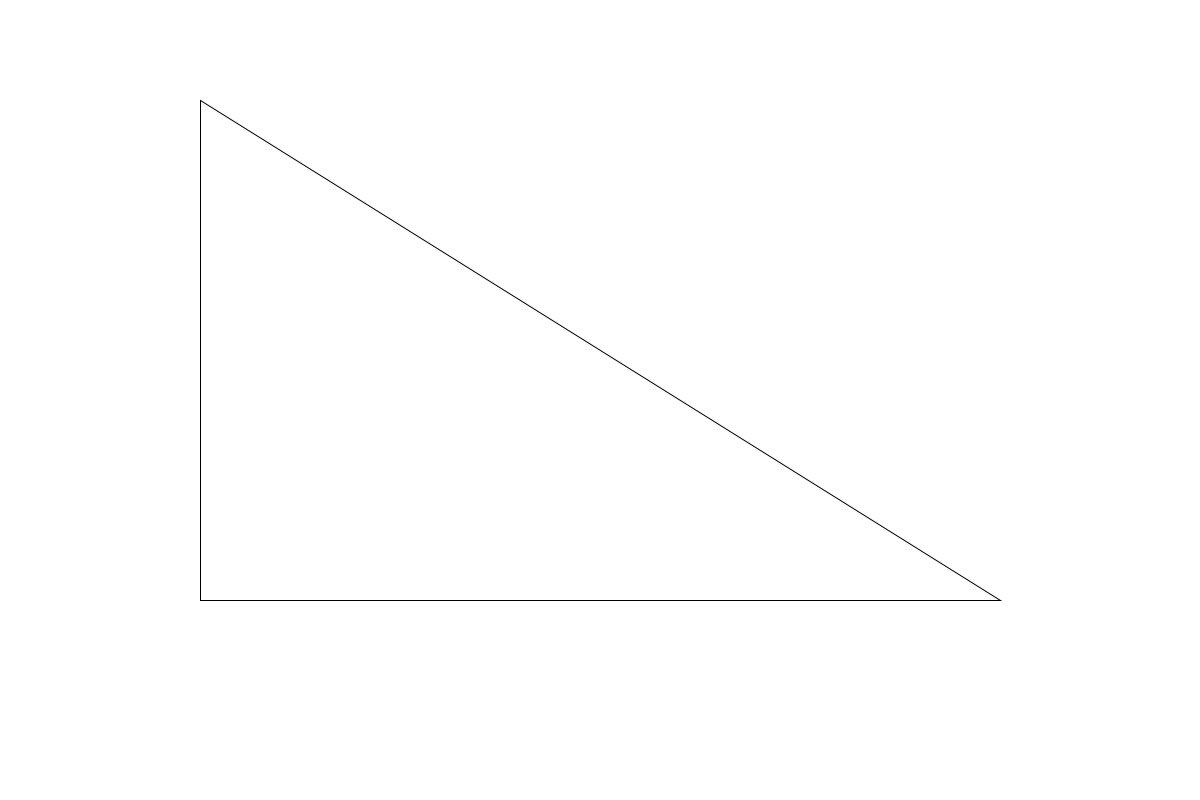
Frame 1 (no input)
Frame 60 (the mouse pressed at the canvas centre just before this capture): identical to frame 1, image omitted
Frame 120 (the mouse held since frame 60 and released just before this capture): identical to frame 1, image omitted

The Processing sketch that drew this single still picture (run headless with seeded random() and noise(); from frame 60 on, the mouse is pressed at the canvas centre):

// Processing sketch: OpdrachtH9_8
// ── OpdrachtH9_8.pde
int uitslag;

void setup(){
  size(1200,800);
}

void draw(){
 background(255,255,255);
 tekenDriehoek(200,600,200,100,1000,600);
}

void tekenDriehoek(int x1, int y1, int x2, int y2, int x3, int y3){
  triangle(x1,y1,x2,y2,x3,y3);
}
